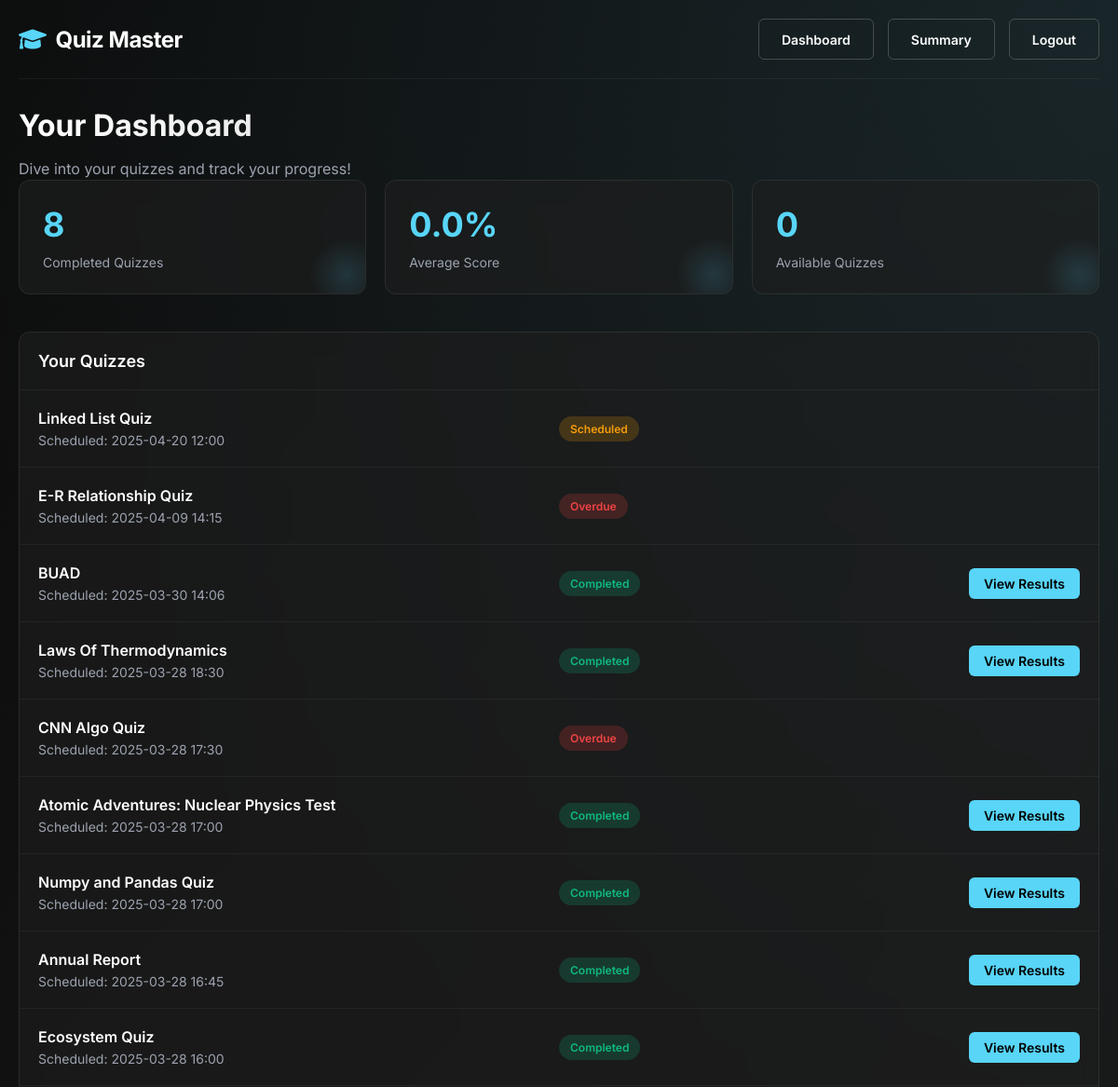
The app's page /user/dashboard (signed in, upper part), older data.
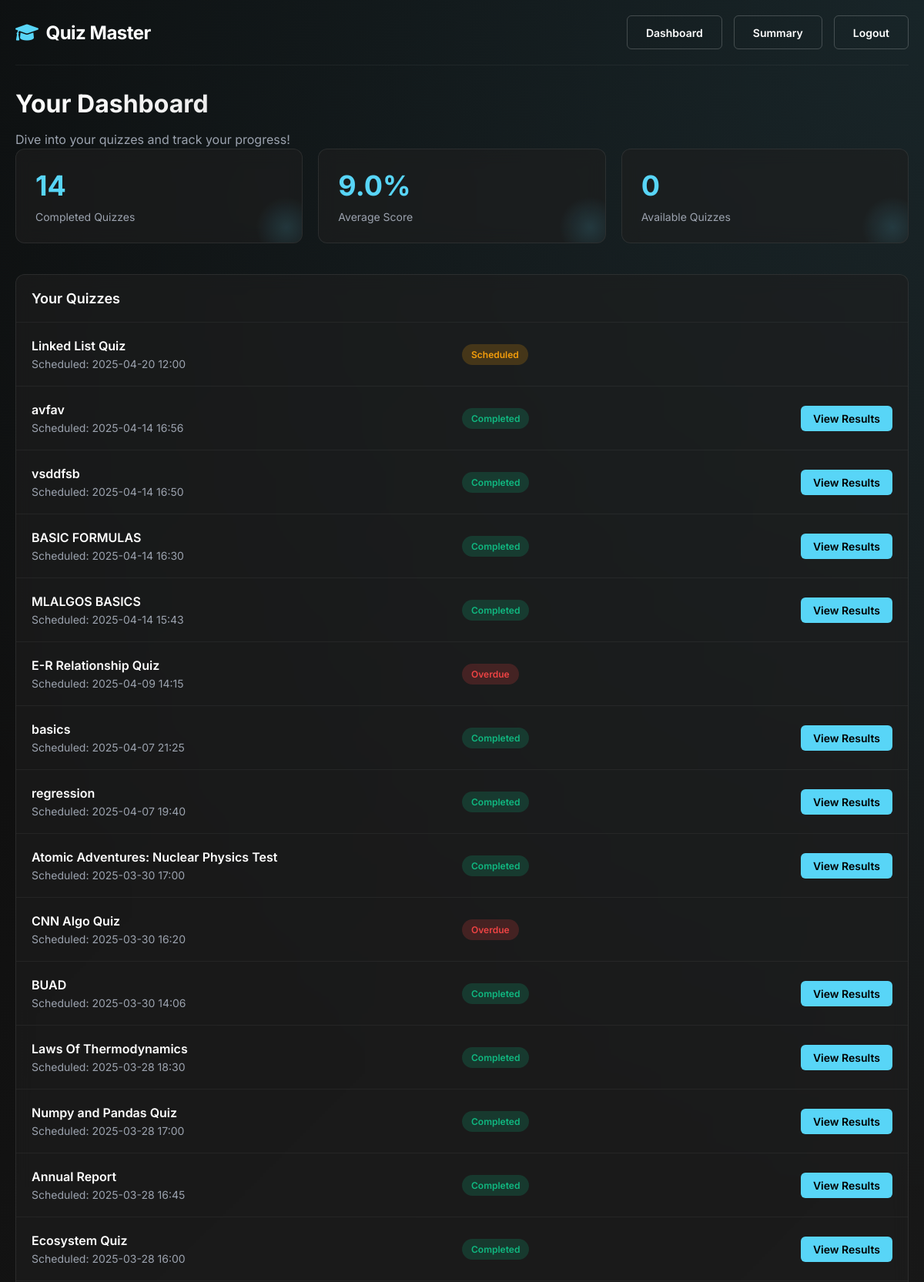
The same page, newer data.
### models.py (models this page shows, shortened)
class Quiz(db.Model):
    __tablename__ = 'quizzes'
    id = db.Column(db.Integer, primary_key=True)
    name = db.Column(db.String(120), nullable=False, index=True)
    chapter_id = db.Column(db.Integer, db.ForeignKey('chapters.id'), nullable=False)
    description = db.Column(db.Text)
    instructions = db.Column(db.Text)
    quiz_type = db.Column(db.String(20), default="assessment")
    passing_score = db.Column(db.Float, default=0.0)  # Minimum score to pass
    allow_retake = db.Column(db.Boolean, default=True)
    max_attempts = db.Column(db.Integer, default=1)  # 0 means unlimited
    show_answers = db.Column(db.Boolean, default=True)  # Show correct answers after quiz
    randomize_questions = db.Column(db.Boolean, default=False)
    date_of_quiz = db.Column(db.Date)
    time_duration = db.Column(db.Integer)  # Duration in minutes
    start_time = db.Column(db.DateTime, index=True)
    end_time = db.Column(db.DateTime, index=True)
    is_active = db.Column(db.Boolean, default=True)
    created_at = db.Column(db.DateTime, default=datetime.utcnow)
    created_by = db.Column(db.Integer, db.ForeignKey('users.id'))
    questions = db.relationship('Question', backref='quiz', cascade="all, delete-orphan", lazy=True)
    scores = db.relationship('Score', backref='quiz', cascade="all, delete-orphan", lazy=True)
    tags = db.relationship('QuizTag', backref='quiz', cascade="all, delete-orphan", lazy=True)
    creator = db.relationship('User', foreign_keys=[created_by], backref='created_quizzes')

### routes.py (the view)
@app_routes.route("/user/dashboard", methods=["GET"])
def user_dashboard():
    if session.get("role") != "user":
        flash("Access denied! Users only.", "danger")
        return redirect(url_for("app_routes.login"))
    try:
        now = datetime.now()
        search_query = request.args.get("search")
        if search_query:
            quizzes = Quiz.query.filter(Quiz.name.ilike(f"%{search_query}%")).all()
        else:
            quizzes = Quiz.query.all()
        user_id = session['user_id']
        quiz_status_list = []
        completed_count = 0
        available_count = 0
        for quiz in quizzes:
            score = Score.query.filter_by(quiz_id=quiz.id, user_id=user_id).first()
            if score:
                status = "Completed"
                completed_count += 1
            else:
                if quiz.start_time and now < quiz.start_time:
                    status = "Scheduled"
                elif quiz.end_time and now > quiz.end_time:
                    status = "Overdue"
                else:
                    status = "Available"
                    available_count += 1
            quiz_status_list.append({
                'quiz': quiz,
                'status': status
            })
        avg_score_query = db.session.query(func.avg(Score.total_scored)).filter_by(user_id=user_id).scalar()
        try:
            avg_score = float(avg_score_query) if avg_score_query is not None else 0.0
        except (TypeError, ValueError):
            avg_score = 0.0
        return render_template("user_dashboard.html",
            quiz_status_list=quiz_status_list,
            completed_count=completed_count,
            available_count=available_count,
            avg_score=avg_score
        )
    except Exception as e:
        flash(f"Error loading dashboard: {str(e)}", "danger")
        return redirect(url_for("app_routes.login"))

### routes.py (called while the page is built)
@app_routes.context_processor
def inject_responsive_elements():
    is_mobile = request.user_agent.platform in ['android', 'iphone'] or \
                'mobile' in request.user_agent.string.lower()
    return {
        'is_mobile': is_mobile,
        'current_year': datetime.now().year
    }  # Fixed: Added missing closing brace

### templates/user/user_dashboard.html (shortened to what this page needs)
{% extends "base.html" %}
{% block content %}
<div class="dashboard-header">
    <h1 class="dashboard-title">Your Dashboard</h1>
    <p class="dashboard-subtitle">Dive into your quizzes and track your progress!</p>
</div>
<div class="stats-grid">
    <div class="stat-card">
        <div class="stat-value">{{ completed_count }}</div>
        <div class="stat-label">Completed Quizzes</div>
    </div>
    <div class="stat-card">
        <div class="stat-value">{{ avg_score|round(0) }}%</div>
        <div class="stat-label">Average Score</div>
    </div>
    <div class="stat-card">
        <div class="stat-value">{{ available_count }}</div>
        <div class="stat-label">Available Quizzes</div>
    </div>
</div>
<div class="quiz-list">
    <div class="list-header">
        <h2 class="list-title">Your Quizzes</h2>
    </div>
    {% if quiz_status_list %}
        {% set available = quiz_status_list|selectattr("status", "equalto", "Available")|list %}
        {% set others = quiz_status_list|rejectattr("status", "equalto", "Available")|list %}
        {% set sorted_available = available|sort(attribute='quiz.start_time', reverse=true) %}
        {% set sorted_others = others|sort(attribute='quiz.start_time', reverse=true) %}
        {% set sorted_list = sorted_available + sorted_others %}
        {% for item in sorted_list %}
        <div class="quiz-item">
            <div class="quiz-info">
                <div class="quiz-name">{{ item.quiz.name }}</div>
                <div class="quiz-details">
                    {% if item.quiz.start_time %}
                        Scheduled: {{ item.quiz.start_time.strftime("%Y-%m-%d %H:%M") }}
                    {% else %}
                        No schedule set
                    {% endif %}
                </div>
            </div>
            <div>
                <span class="status-badge status-{{ item.status|lower }}">{{ item.status }}</span>
            </div>
            <div class="quiz-actions">
                {% if item.status == 'Available' %}
                    <a href="{{ url_for('app_routes.attempt_quiz', quiz_id=item.quiz.id) }}" class="action-btn">Take Quiz</a>
                {% elif item.status == 'Completed' %}
                    <a href="{{ url_for('app_routes.view_attempt_details', quiz_id=item.quiz.id) }}" class="action-btn">View Results</a>
                {% endif %}
            </div>
        </div>
        {% endfor %}
    {% else %}
        <div class="empty-state">
            <p>No quizzes available yet. Check back soon!</p>
        </div>
    {% endif %}
</div>
{% endblock %}

Row changes from the older to the newer data that the page shows:
added Quiz: quiz.name "avfav", quiz.start_time "2025-04-14 16:56"
added Quiz: quiz.name "vsddfsb", quiz.start_time "2025-04-14 16:50"
added Quiz: quiz.name "BASIC FORMULAS", quiz.start_time "2025-04-14 16:30"
added Quiz: quiz.name "MLALGOS BASICS", quiz.start_time "2025-04-14 15:43"
added Quiz: quiz.name "basics", quiz.start_time "2025-04-07 21:25"
added Quiz: quiz.name "regression", quiz.start_time "2025-04-07 19:40"
Text that changed along with them:
{{ completed_count }}: "8" → "14"
{{ avg_score|round(0) }}: "0.0" → "9.0"
new list line: "Scheduled: Completed View Results"
new list line: "Atomic Adventures: Nuclear Physics Test 2025-03-30 17:00"
new list line: "CNN Algo Quiz 2025-03-30 16:20"
new list line: "Scheduled: Overdue"
list line gone: "CNN Algo Quiz 2025-03-28 17:30"
list line gone: "Scheduled: Overdue"
list line gone: "Atomic Adventures: Nuclear Physics Test 2025-03-28 17:00"
list line gone: "Scheduled: Completed View Results"
